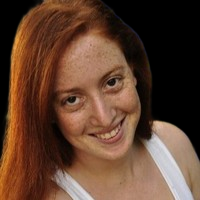
#> input picture ai/image/silhouette/rmbg_0.jpeg, 200 x 200 px
$ python img2silohette_v1.py
#> lines starting #> are read from the running program, lines starting #| are printed output that depends on the picture; after the words box and inside, x2 and y2 are one past the last pixel; in counts of white or black regions, pixels touching at a corner belong together
import cv2
import numpy as np

# Load the image
image = cv2.imread('rmbg_0.jpeg')
#> image is the input picture: shape (200, 200, 3); mean B, G, R 46.9, 64.4, 95.7

# Convert the image to grayscale
gray = cv2.cvtColor(image, cv2.COLOR_BGR2GRAY)
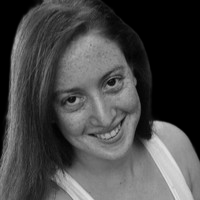
#> gray: shape (200, 200); min 0, max 229, mean 71.8

# Apply Gaussian blur to the grayscale image
blurred = cv2.GaussianBlur(gray, (5, 5), 0)

# Apply thresholding to create a binary image
_, binary = cv2.threshold(blurred, 127, 255, cv2.THRESH_BINARY)
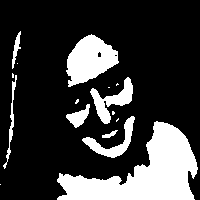
#> binary: shape (200, 200); 22.7% white; 16 white regions (8 under 20 px), largest, box (x1, y1, x2, y2) and area: (57, 121, 198, 200) 5260, (66, 34, 119, 87) 1712, (90, 77, 133, 124) 743

# Invert the binary image
silhouette = cv2.bitwise_not(binary)

# Save the silhouette image
cv2.imwrite('img2silhouette_v1_0.png', silhouette)

$ run again, with ai/image/silhouette/0.jpeg copied over ai/image/silhouette/rmbg_0.jpeg
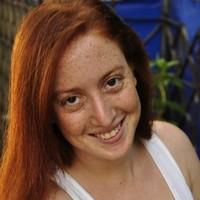
#> input picture ai/image/silhouette/0.jpeg, 200 x 200 px
#> image is the input picture: shape (200, 200, 3); mean B, G, R 60.5, 75.4, 106.5
#> `gray = cv2.cvtColor(image, cv2.COLOR_BGR2GRAY)`:
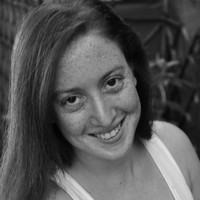
#> gray: shape (200, 200); min 1, max 230, mean 83
#> binary: shape (200, 200); 22.9% white; 16 white regions (8 under 20 px), largest, box (x1, y1, x2, y2) and area: (57, 121, 198, 200) 5302, (66, 34, 119, 87) 1715, (90, 77, 133, 124) 750

$ run again, with ai/image/silhouette/download.png saved as ai/image/silhouette/rmbg_0.jpeg
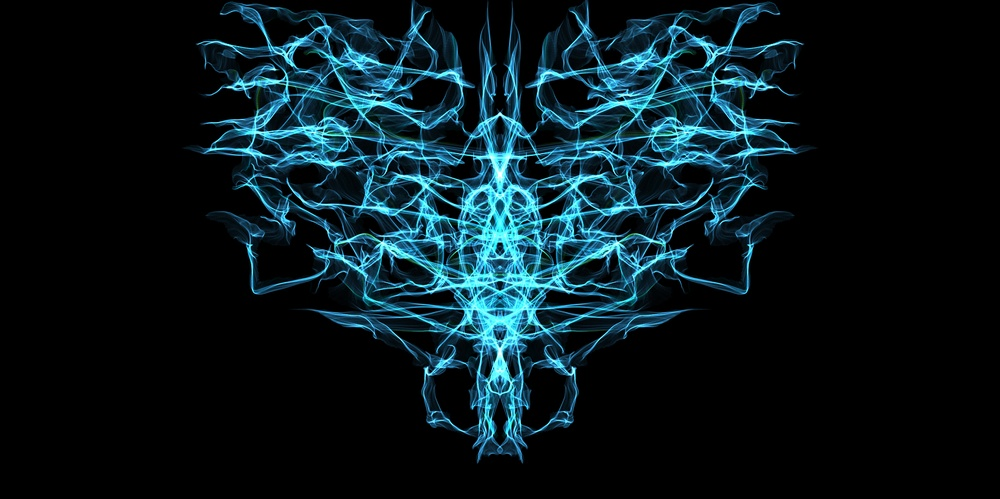
#> input picture ai/image/silhouette/download.png, 1000 x 499 px, shrunk from 1866 x 932 before the run
#> image is the input picture: shape (499, 1000, 3); mean B, G, R 31.5, 25.6, 9.2
#> `gray = cv2.cvtColor(image, cv2.COLOR_BGR2GRAY)`:
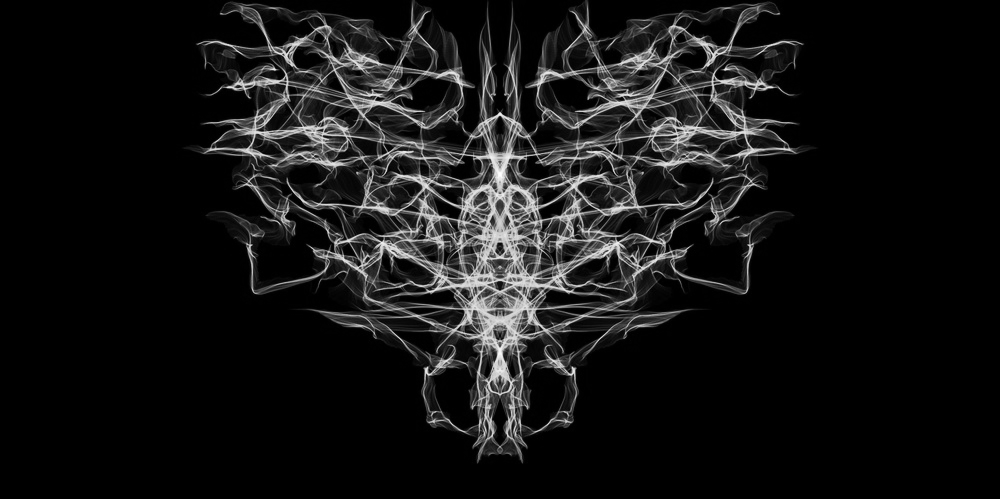
#> gray: shape (499, 1000); min 0, max 253, mean 21.3
#> `_, binary = cv2.threshold(blurred, 127, 255, cv2.THRESH_BINARY)`:
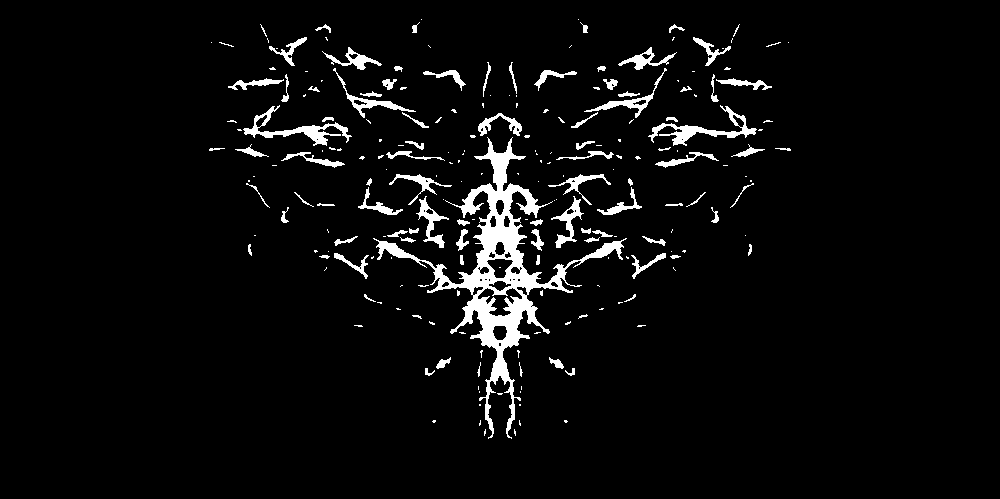
#> binary: shape (499, 1000); 4.6% white; 222 white regions (129 under 20 px), largest, box (x1, y1, x2, y2) and area: (373, 137, 627, 439) 9757, (243, 105, 352, 146) 973, (648, 105, 757, 146) 973
